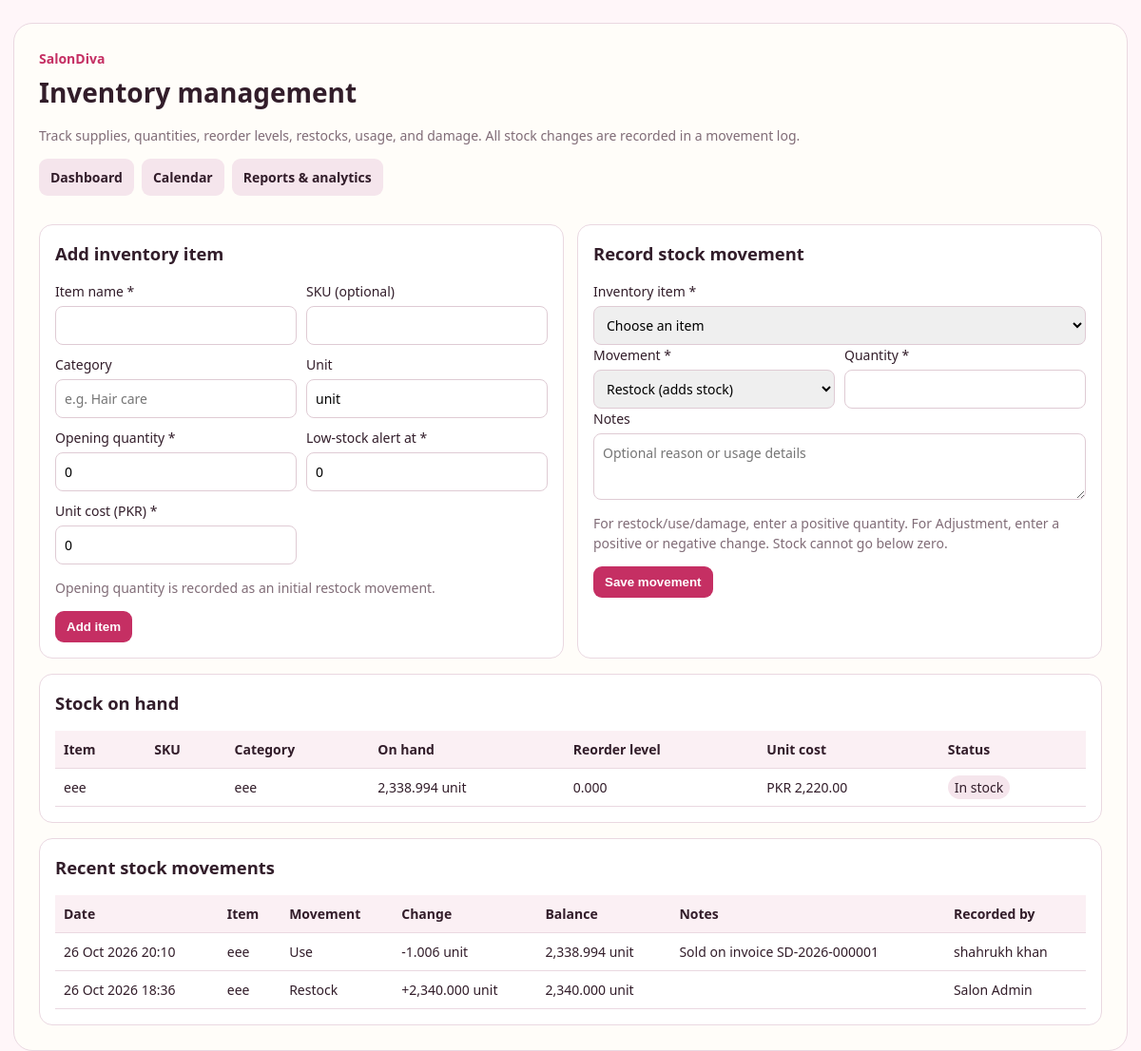
The app's page /inventory.php (signed in) with its own data.
### tables this page shows
CREATE TABLE `inventory_items` (
  `id` bigint(20) UNSIGNED NOT NULL,
  `sku` varchar(60) DEFAULT NULL,
  `name` varchar(160) NOT NULL,
  `category` varchar(120) DEFAULT NULL,
  `unit` varchar(30) NOT NULL DEFAULT 'unit',
  `quantity_on_hand` decimal(12,3) NOT NULL DEFAULT 0.000,
  `reorder_level` decimal(12,3) NOT NULL DEFAULT 0.000,
  `unit_cost` decimal(12,2) NOT NULL DEFAULT 0.00,
  `is_active` tinyint(1) NOT NULL DEFAULT 1,
  `created_by` bigint(20) UNSIGNED DEFAULT NULL,
  `created_at` timestamp NOT NULL DEFAULT current_timestamp(),
  `updated_at` timestamp NOT NULL DEFAULT current_timestamp() ON UPDATE current_timestamp()
);

CREATE TABLE `inventory_movements` (
  `id` bigint(20) UNSIGNED NOT NULL,
  `item_id` bigint(20) UNSIGNED NOT NULL,
  `movement_type` enum('restock','use','damage','adjustment') NOT NULL,
  `quantity_delta` decimal(12,3) NOT NULL,
  `quantity_before` decimal(12,3) NOT NULL,
  `quantity_after` decimal(12,3) NOT NULL,
  `unit_cost_snapshot` decimal(12,2) NOT NULL DEFAULT 0.00,
  `notes` varchar(500) DEFAULT NULL,
  `created_by` bigint(20) UNSIGNED DEFAULT NULL,
  `created_at` timestamp NOT NULL DEFAULT current_timestamp()
);

CREATE TABLE `users` (
  `id` bigint(20) UNSIGNED NOT NULL,
  `name` varchar(120) NOT NULL,
  `email` varchar(254) NOT NULL,
  `username` varchar(80) DEFAULT NULL,
  `password_hash` varchar(255) NOT NULL,
  `role` enum('admin','receptionist','stylist') NOT NULL DEFAULT 'stylist',
  `is_active` tinyint(1) NOT NULL DEFAULT 1,
  `account_status` enum('pending','approved','rejected') NOT NULL DEFAULT 'pending',
  `created_at` timestamp NOT NULL DEFAULT current_timestamp(),
  `updated_at` timestamp NOT NULL DEFAULT current_timestamp() ON UPDATE current_timestamp()
);

### public/inventory.php (the view, shortened to what this page needs)
<?php
$pdo = db();
function sd_inv_h(string $v): string { return htmlspecialchars($v, ENT_QUOTES | ENT_SUBSTITUTE, 'UTF-8'); }
try {
    $items=$pdo->query('SELECT * FROM inventory_items ORDER BY is_active DESC,name')->fetchAll();
    $movements=$pdo->query('SELECT m.*,i.name item_name,i.unit,u.name actor_name FROM inventory_movements m JOIN inventory_items i ON i.id=m.item_id LEFT JOIN users u ON u.id=m.created_by ORDER BY m.created_at DESC,m.id DESC LIMIT 50')->fetchAll();
} catch (Throwable $e) { http_response_code(500); echo '<!doctype html><meta charset="utf-8"><h1>Inventory setup is incomplete</h1><p>Run database/calendar_analytics_migration.sql in the salondiva database, then refresh this page.</p>'; exit; }
?><!doctype html><html lang="en"><head><meta charset="utf-8"><meta name="viewport" content="width=device-width,initial-scale=1"><title>Inventory · SalonDiva</title></head><body><main class="wrap"><div class="shell"><div class="brand">SalonDiva</div><h1>Inventory management</h1><p class="muted">Track supplies, quantities, reorder levels, restocks, usage, and damage. All stock changes are recorded in a movement log.</p><div class="nav"><a class="btn light" href="dashboard.php">Dashboard</a><a class="btn light" href="calendar.php">Calendar</a><a class="btn light" href="reports.php">Reports & analytics</a></div>
<div class="two"><section class="section"><h2>Add inventory item</h2><form method="post"><input type="hidden" name="_csrf" value="<?=sd_inv_h(csrf_token())?>"><input type="hidden" name="action" value="create_item"><div class="formgrid"><div class="field"><label>Item name *</label><input name="name" maxlength="160" required></div><div class="field"><label>SKU (optional)</label><input name="sku" maxlength="60"></div><div class="field"><label>Category</label><input name="category" maxlength="120" placeholder="e.g. Hair care"></div><div class="field"><label>Unit</label><input name="unit" maxlength="30" value="unit" required></div><div class="field"><label>Opening quantity *</label><input name="initial_quantity" type="number" min="0" step="0.001" value="0" required></div><div class="field"><label>Low-stock alert at *</label><input name="reorder_level" type="number" min="0" step="0.001" value="0" required></div><div class="field"><label>Unit cost (PKR) *</label><input name="unit_cost" type="number" min="0" step="0.01" value="0" required></div></div><p class="hint">Opening quantity is recorded as an initial restock movement.</p><button class="btn" type="submit">Add item</button></form></section>
<section class="section"><h2>Record stock movement</h2><form method="post"><div class="field"><label>Inventory item *</label><select name="item_id" required><option value="">Choose an item</option></select></div><div class="formgrid"><div class="field"><label>Movement *</label><select name="movement_type" id="movement_type" required><option value="restock">Restock (adds stock)</option></select></div><div class="field"><label>Quantity *</label><input name="amount" type="number" step="0.001" required></div></div><div class="field"><label>Notes</label><textarea name="notes" maxlength="500" placeholder="Optional reason or usage details"></textarea></div><p class="hint">For restock/use/damage, enter a positive quantity. For Adjustment, enter a positive or negative change. Stock cannot go below zero.</p><button class="btn" type="submit">Save movement</button></form></section></div>
<section class="section"><h2>Stock on hand</h2><div class="tablewrap"><table><thead><tr><th>Item</th><th>SKU</th><th>Category</th><th>On hand</th><th>Reorder level</th><th>Unit cost</th><th>Status</th></tr></thead><tbody><?php foreach($items as $i): $low=(float)$i['quantity_on_hand']<=(float)$i['reorder_level']; ?><tr><td><?=sd_inv_h((string)$i['name'])?></td><td><?=sd_inv_h((string)($i['sku']??''))?></td><td><?=sd_inv_h((string)($i['category']??''))?></td><td><?=number_format((float)$i['quantity_on_hand'],3)?> <?=sd_inv_h((string)$i['unit'])?></td><td><?=number_format((float)$i['reorder_level'],3)?></td><td>PKR <?=number_format((float)$i['unit_cost'],2)?></td><td><span class="pill <?=$low?'low':''?> <?=$i['is_active']?'':'off'?>"><?=$i['is_active']?($low?'Low stock':'In stock'):'Inactive'?></span></td></tr><?php endforeach; ?><?php if(!$items): ?><tr><td colspan="7">No inventory items yet. Add your first item above.</td></tr><?php endif; ?></tbody></table></div></section>
<section class="section"><h2>Recent stock movements</h2><div class="tablewrap"><table><thead><tr><th>Date</th><th>Item</th><th>Movement</th><th>Change</th><th>Balance</th><th>Notes</th><th>Recorded by</th></tr></thead><tbody><?php foreach($movements as $m): ?><tr><td><?=sd_inv_h(date('d M Y H:i',strtotime((string)$m['created_at'])))?></td><td><?=sd_inv_h((string)$m['item_name'])?></td><td><?=sd_inv_h(ucfirst((string)$m['movement_type']))?></td><td><?=((float)$m['quantity_delta']>0?'+':'').number_format((float)$m['quantity_delta'],3)?> <?=sd_inv_h((string)$m['unit'])?></td><td><?=number_format((float)$m['quantity_after'],3)?> <?=sd_inv_h((string)$m['unit'])?></td><td><?=sd_inv_h((string)($m['notes']??''))?></td><td><?=sd_inv_h((string)($m['actor_name']??''))?></td></tr><?php endforeach; ?><?php if(!$movements): ?><tr><td colspan="7">No stock movements yet.</td></tr><?php endif; ?></tbody></table></div></section>
</div></main></body></html>

### public/inventory.php (style rules this page uses)
:root { --ink:#321d2a;--pink:#c52f63;--bg:#fff6f9;--line:#ead8e1;--muted:#806c77;--cream:#fffdf9;--green:#e3f5e8;--red:#fbe4e8;--gold:#fff1ce }
* { box-sizing:border-box }
body { margin:0;background:var(--bg);color:var(--ink);font:14px/1.5 system-ui,-apple-system,Segoe UI,sans-serif }
.wrap { max-width:1200px;margin:24px auto;padding:0 14px }
.shell { background:var(--cream);border:1px solid var(--line);border-radius:20px;padding:clamp(14px,2.5vw,26px) }
.brand { font-weight:850;color:var(--pink) }
h1 { margin:.25rem 0 }
h2 { font-size:1.15rem;margin-top:0 }
.muted,.hint { color:var(--muted) }
.nav { display:flex;gap:8px;flex-wrap:wrap;margin:14px 0 }
.btn { display:inline-block;background:var(--pink);color:#fff;padding:9px 12px;border-radius:9px;text-decoration:none;font-weight:700;border:0;cursor:pointer }
.btn.light { background:#f5e5ec;color:var(--ink) }
.section { margin-top:16px;background:white;border:1px solid var(--line);border-radius:14px;padding:16px }
.two { display:grid;grid-template-columns:repeat(auto-fit,minmax(290px,1fr));gap:14px }
.formgrid { display:grid;grid-template-columns:repeat(auto-fit,minmax(180px,1fr));gap:10px }
.field { display:flex;flex-direction:column;gap:5px }
.field input,.field select,.field textarea { width:100%;padding:9px;border:1px solid #dfcbd4;border-radius:8px;font:inherit }
.field textarea { min-height:70px }
.tablewrap { overflow:auto }
table { border-collapse:collapse;width:100%;min-width:680px }
th,td { text-align:left;vertical-align:top;padding:9px;border-bottom:1px solid var(--line) }
th { background:#fbf0f4 }
.pill { padding:3px 7px;border-radius:99px;background:#f5e5ec }

### records on screen
inventory_items: name "eee", category "eee", quantity_on_hand "2,338.994", unit "unit", reorder_level "0.000", unit_cost "2,220.00", is_active "In stock"
inventory_movements: created_at "26 Oct 2026 20:10", item.name "eee", movement_type "Use", quantity_delta "-1.006", item.unit "unit", quantity_after "2,338.994", notes "Sold on invoice SD-2026-000001", created_by.name "shahrukh khan"
inventory_movements: created_at "26 Oct 2026 18:36", item.name "eee", movement_type "Restock", quantity_delta "2,340.000", item.unit "unit", quantity_after "2,340.000", created_by.name "Salon Admin"
